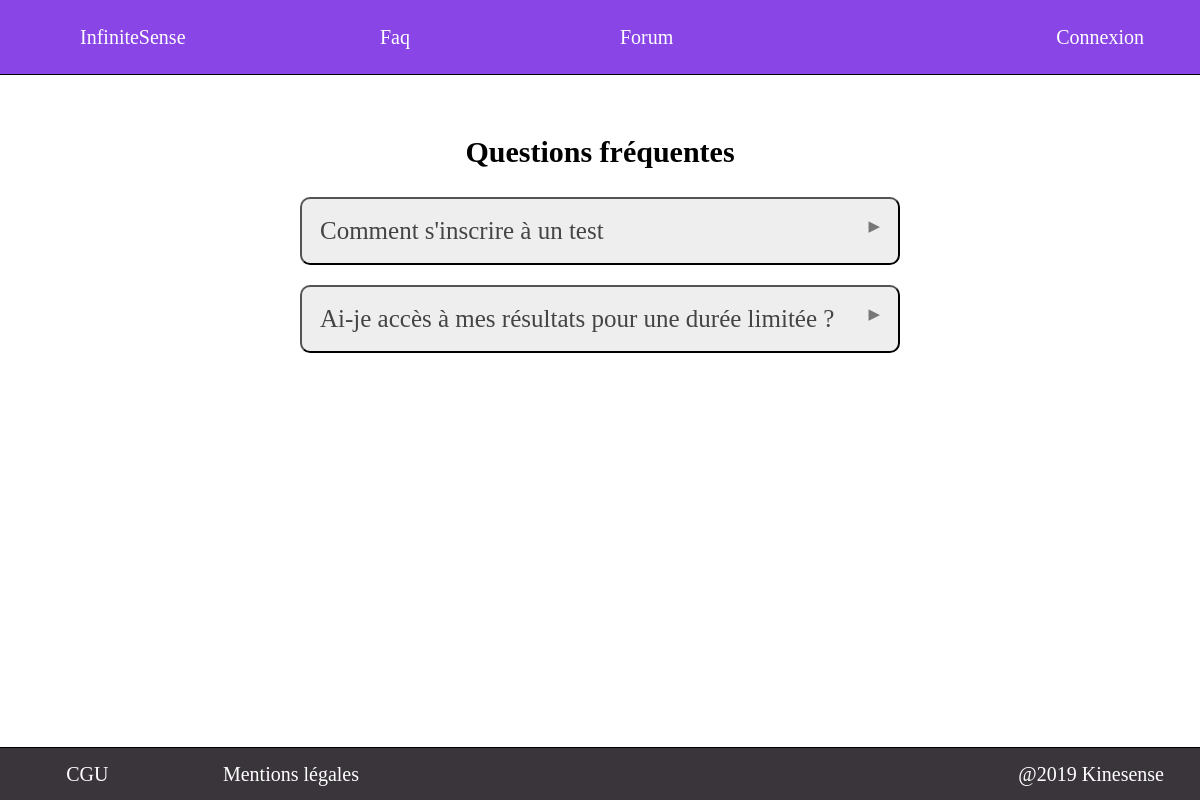
/src/view/autre/faq.php, run on the app's committed database.
### tables this page shows
CREATE TABLE question_faq(
	id_question INT AUTO_INCREMENT PRIMARY KEY,
	question TEXT NOT NULL,
	reponse TEXT NOT NULL
);

### src/view/autre/faq.php (the view, shortened to what this page needs)
<!DOCTYPE html>
<html>
	<head>
		<link rel="stylesheet" href="../../public/css/autre/Faq.css"/>
	</head>
	<body>
		<?php include("../general/Header.php"); ?>
		<?php include('../general/Message_serveur.php');?>
		<section>
			<h1>Questions fréquentes</h1></br>
			<div id="faq">
				<?php
				$db = db_connect();
					?><script> show_message('Connexion à la base de donnée impossible','red'); </script><?php
				try {
					$req = "SELECT question, reponse FROM question_faq";
					$rep = $db->query($req);
				} catch (Exception $e)
				{
					?><script type="text/javascript"> show_message('Erreur serveur','red'); </script><?php
					exit;
				}
				if ($rep->rowCount()==0)
				{
					?><script type="text/javascript"> show_message('Aucun sujet trouvé','orange'); </script><?php
				} else {
	      	while ($sujets=$rep->fetch()) {
						?>
						<button class="question"><?php echo $sujets['question']; ?></button>
						<?php
					}
				}
				?>
			</div>
		</section>
		<?php include("../general/Footer.php"); ?>
	</body>
</html>

### src/public/css/autre/faq.css (style rules this page uses)
section { position:relative; top:75px; width: 100%; }
section h1 { font-size:30px; text-align: center; margin-top:5%; }
#faq { margin:auto; margin-bottom:5%; width: 50%; display: flex; flex-direction: column; align-items: center; }
.question { background-color: #eee; color: #444; cursor: pointer; padding: 18px; width: 100%; text-align: left; border-radius: 10px; outline: none; transition: 0.4s; margin: 10px; font-size: 25px; }
.question:after { content: '\25B6'; font-size: 15px; color: #777; float: right; margin-left: 5px; }

### src/public/css/general/Header.css (style rules this page uses)
* { font-family: Cambria;padding: 0; margin: 0; }

### data on the page
question_faq: question "Comment s'inscrire à un test"
question_faq: question "Ai-je accès à mes résultats pour une durée limitée ?"
